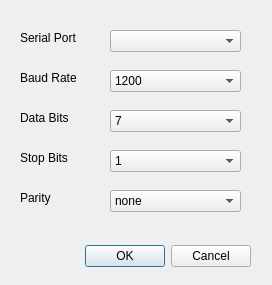
<?xml version="1.0" encoding="UTF-8"?>
<ui version="4.0">
 <class>serialsetting</class>
 <widget class="QDialog" name="serialsetting">
  <property name="geometry">
   <rect>
    <x>0</x>
    <y>0</y>
    <width>272</width>
    <height>285</height>
   </rect>
  </property>
  <property name="windowTitle">
   <string>Serial Setting - Phase Dynamics</string>
  </property>
  <property name="windowIcon">
   <iconset resource="../data/sparky.qrc">
    <normaloff>:/icon.ico</normaloff>:/icon.ico</iconset>
  </property>
  <widget class="QDialogButtonBox" name="buttonBox">
   <property name="geometry">
    <rect>
     <x>30</x>
     <y>240</y>
     <width>221</width>
     <height>32</height>
    </rect>
   </property>
   <property name="orientation">
    <enum>Qt::Horizontal</enum>
   </property>
   <property name="standardButtons">
    <set>QDialogButtonBox::Cancel|QDialogButtonBox::Ok</set>
   </property>
  </widget>
  <widget class="QLabel" name="label">
   <property name="geometry">
    <rect>
     <x>20</x>
     <y>30</y>
     <width>71</width>
     <height>16</height>
    </rect>
   </property>
   <property name="text">
    <string>Serial Port</string>
   </property>
  </widget>
  <widget class="QLabel" name="label_2">
   <property name="geometry">
    <rect>
     <x>20</x>
     <y>70</y>
     <width>71</width>
     <height>16</height>
    </rect>
   </property>
   <property name="text">
    <string>Baud Rate</string>
   </property>
  </widget>
  <widget class="QLabel" name="label_3">
   <property name="geometry">
    <rect>
     <x>20</x>
     <y>110</y>
     <width>71</width>
     <height>16</height>
    </rect>
   </property>
   <property name="text">
    <string>Data Bits</string>
   </property>
  </widget>
  <widget class="QLabel" name="label_4">
   <property name="geometry">
    <rect>
     <x>20</x>
     <y>150</y>
     <width>71</width>
     <height>16</height>
    </rect>
   </property>
   <property name="text">
    <string>Stop Bits</string>
   </property>
  </widget>
  <widget class="QLabel" name="label_5">
   <property name="geometry">
    <rect>
     <x>20</x>
     <y>190</y>
     <width>71</width>
     <height>16</height>
    </rect>
   </property>
   <property name="text">
    <string>Parity</string>
   </property>
  </widget>
  <widget class="QComboBox" name="serialPort">
   <property name="geometry">
    <rect>
     <x>110</x>
     <y>30</y>
     <width>131</width>
     <height>22</height>
    </rect>
   </property>
  </widget>
  <widget class="QComboBox" name="baud">
   <property name="geometry">
    <rect>
     <x>110</x>
     <y>70</y>
     <width>131</width>
     <height>22</height>
    </rect>
   </property>
   <item>
    <property name="text">
     <string>1200</string>
    </property>
   </item>
   <item>
    <property name="text">
     <string>4800</string>
    </property>
   </item>
   <item>
    <property name="text">
     <string>9600</string>
    </property>
   </item>
   <item>
    <property name="text">
     <string>19200</string>
    </property>
   </item>
   <item>
    <property name="text">
     <string>38400</string>
    </property>
   </item>
   <item>
    <property name="text">
     <string>57600</string>
    </property>
   </item>
   <item>
    <property name="text">
     <string>115200</string>
    </property>
   </item>
  </widget>
  <widget class="QComboBox" name="dataBits">
   <property name="geometry">
    <rect>
     <x>110</x>
     <y>110</y>
     <width>131</width>
     <height>22</height>
    </rect>
   </property>
   <item>
    <property name="text">
     <string>7</string>
    </property>
   </item>
   <item>
    <property name="text">
     <string>8</string>
    </property>
   </item>
  </widget>
  <widget class="QComboBox" name="stopBits">
   <property name="geometry">
    <rect>
     <x>110</x>
     <y>150</y>
     <width>131</width>
     <height>22</height>
    </rect>
   </property>
   <item>
    <property name="text">
     <string>1</string>
    </property>
   </item>
   <item>
    <property name="text">
     <string>1.5</string>
    </property>
   </item>
   <item>
    <property name="text">
     <string>2</string>
    </property>
   </item>
  </widget>
  <widget class="QComboBox" name="parity">
   <property name="geometry">
    <rect>
     <x>110</x>
     <y>190</y>
     <width>131</width>
     <height>22</height>
    </rect>
   </property>
   <item>
    <property name="text">
     <string>none</string>
    </property>
   </item>
   <item>
    <property name="text">
     <string>odd</string>
    </property>
   </item>
   <item>
    <property name="text">
     <string>even</string>
    </property>
   </item>
  </widget>
 </widget>
 <resources>
  <include location="../data/sparky.qrc"/>
 </resources>
 <connections>
  <connection>
   <sender>buttonBox</sender>
   <signal>accepted()</signal>
   <receiver>serialsetting</receiver>
   <slot>accept()</slot>
   <hints>
    <hint type="sourcelabel">
     <x>248</x>
     <y>254</y>
    </hint>
    <hint type="destinationlabel">
     <x>157</x>
     <y>274</y>
    </hint>
   </hints>
  </connection>
  <connection>
   <sender>buttonBox</sender>
   <signal>rejected()</signal>
   <receiver>serialsetting</receiver>
   <slot>reject()</slot>
   <hints>
    <hint type="sourcelabel">
     <x>316</x>
     <y>260</y>
    </hint>
    <hint type="destinationlabel">
     <x>286</x>
     <y>274</y>
    </hint>
   </hints>
  </connection>
 </connections>
</ui>
